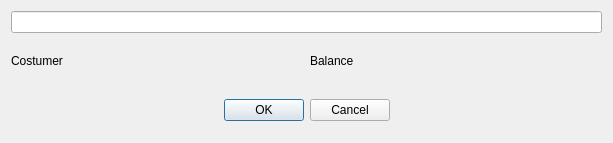
<?xml version="1.0" encoding="UTF-8"?>
<ui version="4.0">
 <class>DlgPaymentJazzve</class>
 <widget class="QDialog" name="DlgPaymentJazzve">
  <property name="geometry">
   <rect>
    <x>0</x>
    <y>0</y>
    <width>613</width>
    <height>143</height>
   </rect>
  </property>
  <property name="windowTitle">
   <string>Dialog</string>
  </property>
  <layout class="QGridLayout" name="gridLayout">
   <item row="0" column="0" colspan="2">
    <widget class="QLineEdit" name="leCard"/>
   </item>
   <item row="1" column="0">
    <widget class="QLabel" name="label">
     <property name="text">
      <string>Costumer</string>
     </property>
    </widget>
   </item>
   <item row="1" column="1">
    <widget class="QLabel" name="label_2">
     <property name="text">
      <string>Balance</string>
     </property>
    </widget>
   </item>
   <item row="2" column="0" colspan="2">
    <widget class="QWidget" name="widget" native="true">
     <layout class="QHBoxLayout" name="horizontalLayout">
      <item>
       <spacer name="horizontalSpacer">
        <property name="orientation">
         <enum>Qt::Horizontal</enum>
        </property>
        <property name="sizeHint" stdset="0">
         <size>
          <width>202</width>
          <height>20</height>
         </size>
        </property>
       </spacer>
      </item>
      <item>
       <widget class="QPushButton" name="btnOK">
        <property name="text">
         <string>OK</string>
        </property>
       </widget>
      </item>
      <item>
       <widget class="QPushButton" name="btnCancel">
        <property name="text">
         <string>Cancel</string>
        </property>
       </widget>
      </item>
      <item>
       <spacer name="horizontalSpacer_2">
        <property name="orientation">
         <enum>Qt::Horizontal</enum>
        </property>
        <property name="sizeHint" stdset="0">
         <size>
          <width>201</width>
          <height>20</height>
         </size>
        </property>
       </spacer>
      </item>
     </layout>
    </widget>
   </item>
  </layout>
 </widget>
 <resources/>
 <connections/>
</ui>
